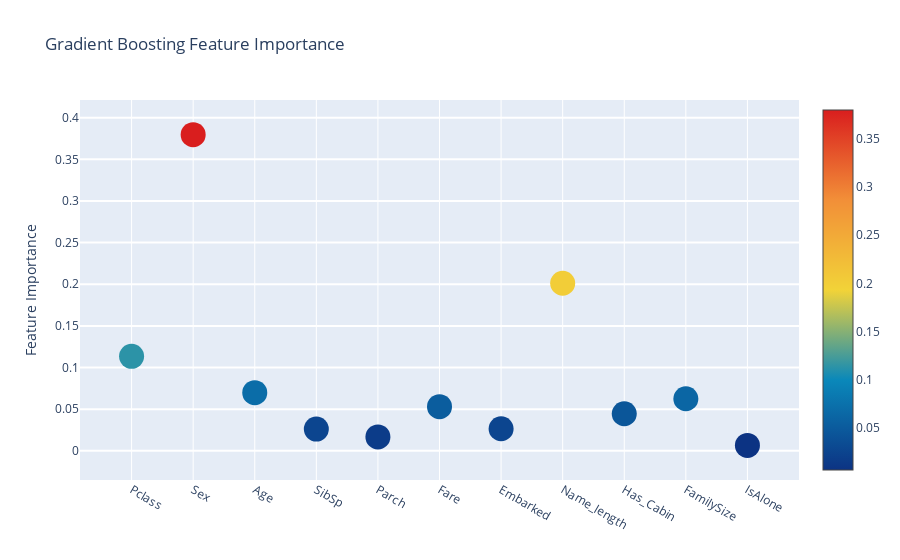

Notebook code cell kept with this figure:
### Code cell
# Scatter plot 
trace = go.Scatter(
    y = feature_dataframe['Gradient Boost feature importances'].values,
    x = feature_dataframe['features'].values,
    mode='markers',
    marker=dict(
        sizemode = 'diameter',
        sizeref = 1,
        size = 25,
#       size= feature_dataframe['AdaBoost feature importances'].values,
        #color = np.random.randn(500), #set color equal to a variable
        color = feature_dataframe['Gradient Boost feature importances'].values,
        colorscale='Portland',
        showscale=True
    ),
    text = feature_dataframe['features'].values
)
data = [trace]

layout= go.Layout(
    autosize= True,
    title= 'Gradient Boosting Feature Importance',
    hovermode= 'closest',
#     xaxis= dict(
#         title= 'Pop',
#         ticklen= 5,
#         zeroline= False,
#         gridwidth= 2,
#     ),
    yaxis=dict(
        title= 'Feature Importance',
        ticklen= 5,
        gridwidth= 2
    ),
    showlegend= False
)
fig = go.Figure(data=data, layout=layout)
py.iplot(fig,filename='scatter2010')

### Figure 1 — Plotly figure (JSON) as saved in the notebook; plotly's stock layout.template omitted (floating-point values rounded to 4 significant figures)
{"data": [{"marker": {"color": [0.1134, 0.3797, 0.06985, 0.02609, 0.01668, 0.05304, 0.02647, 0.2012, 0.04454, 0.06249, 0.006546], "colorscale": [[0, "rgb(12,51,131)"], [0.25, "rgb(10,136,186)"], [0.5, "rgb(242,211,56)"], [0.75, "rgb(242,143,56)"], [1, "rgb(217,30,30)"]], "showscale": true, "size": 25, "sizemode": "diameter", "sizeref": 1}, "mode": "markers", "text": ["Pclass", "Sex", "Age", "SibSp", "Parch", "Fare", "Embarked", "Name_length", "Has_Cabin", "FamilySize", "IsAlone"], "type": "scatter", "x": ["Pclass", "Sex", "Age", "SibSp", "Parch", "Fare", "Embarked", "Name_length", "Has_Cabin", "FamilySize", "IsAlone"], "y": [0.1134, 0.3797, 0.06985, 0.02609, 0.01668, 0.05304, 0.02647, 0.2012, 0.04454, 0.06249, 0.006546]}], "layout": {"autosize": true, "hovermode": "closest", "showlegend": false, "title": {"text": "Gradient Boosting Feature Importance"}, "yaxis": {"gridwidth": 2, "ticklen": 5, "title": {"text": "Feature Importance"}}}}
